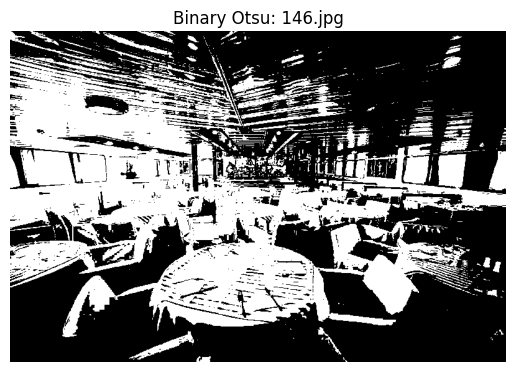

Here is the Python script that generated this plot:
import cv2
import numpy as np
import matplotlib.pyplot as plt
from google.colab.patches import cv2_imshow

def convert_to_grayscale(image):
    return cv2.cvtColor(image, cv2.COLOR_BGR2GRAY)

# Функція для бінаризації методом Отсу
def otsu_binarization(image):
    _, binary_mask = cv2.threshold(image, 0, 255, cv2.THRESH_BINARY + cv2.THRESH_OTSU)
    return binary_mask

# Реалізація методу Ніблека
def niblack_binarization(image, window_size, k):
    mean = cv2.blur(image.astype(np.float32), (window_size, window_size))
    stddev = cv2.blur((image.astype(np.float32) - mean) ** 2, (window_size, window_size)) ** 0.5
    threshold = mean + k * stddev
    binary_mask = (image > threshold).astype(np.uint8) * 255
    return binary_mask

# Реалізація методу Саувола
def sauvola_binarization(image, window_size, k, R=128):
    mean = cv2.blur(image.astype(np.float32), (window_size, window_size))
    stddev = cv2.blur((image.astype(np.float32) - mean) ** 2, (window_size, window_size)) ** 0.5
    threshold = mean * (1 + k * (stddev / R - 1))
    binary_mask = (image > threshold).astype(np.uint8) * 255
    return binary_mask

# Реалізація методу Крістіана
def christian_binarization(image, window_size, k):
    mean = cv2.blur(image.astype(np.float32), (window_size, window_size))
    stddev = cv2.blur((image.astype(np.float32) - mean) ** 2, (window_size, window_size)) ** 0.5
    threshold = mean - k * stddev
    binary_mask = (image > threshold).astype(np.uint8) * 255
    return binary_mask

def cut_object(original_image, mask):
    return cv2.bitwise_and(original_image, original_image, mask=mask)

image_names = ["146.jpg", "istockphoto-1069656514-612x612.jpg", "OIP (2).jpg", "OIP (3).jpg"]

window_size = 15
k_niblack = -0.2
k_sauvola = 0.5
k_christian = 0.3

for image_name in image_names:

    input_image = cv2.imread(image_name)
    if input_image is None:
        print(f"Зображення '{image_name}' не знайдено. Пропускаємо.")
        continue

    # Перетворення в ч/б
    grayscale_image = convert_to_grayscale(input_image)

    plt.imshow(grayscale_image, cmap='gray')
    plt.title(f"Grayscale: {image_name}")
    plt.axis('off')
    plt.show()

    binary_otsu = otsu_binarization(grayscale_image)
    binary_niblack = niblack_binarization(grayscale_image, window_size, k_niblack)
    binary_sauvola = sauvola_binarization(grayscale_image, window_size, k_sauvola)
    binary_christian = christian_binarization(grayscale_image, window_size, k_christian)

    cv2.imwrite(f"Binary_Otsu_{image_name}", binary_otsu)
    cv2.imwrite(f"Binary_Niblack_{image_name}", binary_niblack)
    cv2.imwrite(f"Binary_Sauvola_{image_name}", binary_sauvola)
    cv2.imwrite(f"Binary_Christian_{image_name}", binary_christian)

  
    plt.imshow(binary_otsu, cmap='gray')
    plt.title(f"Binary Otsu: {image_name}")
    plt.axis('off')
    plt.show()

    plt.imshow(binary_niblack, cmap='gray')
    plt.title(f"Binary Niblack: {image_name}")
    plt.axis('off')
    plt.show()

    plt.imshow(binary_sauvola, cmap='gray')
    plt.title(f"Binary Sauvola: {image_name}")
    plt.axis('off')
    plt.show()

    plt.imshow(binary_christian, cmap='gray')
    plt.title(f"Binary Christian: {image_name}")
    plt.axis('off')
    plt.show()


# test_image = np.array([[0,255,0,0,255,0],
#                        [255,255,255,0,255,0],
#                        [0,255,0,0,255,255],
#                        [0,255,255,0,255,255],
#                        [255,0,255,0,0,255],
#                        [0,0,0,0,255,0]])
# test_image = np.zeros((101,101))
# test_image[0, 0] = 255
# test_image[0, 100] = 255
# test_image[100, 100] = 255
# test_image[100, 0] = 255
# test_kernel = np.array([[0,1,0],
#                         [0,0,0],
#                         [0,0,0]])

# Создаем массив 21x21, заполненный нулями

# move_20down_and_10right = np.zeros((41, 41))
# move_20down_and_10right[0, 9] = 1
# print(move_20down_and_10right)
#
# # test_image_shift = shift_20_bottom(shift_10_right(test_image))
# test_image_shift = filter(test_image, move_20down_and_10right)
# cv2.imwrite(f'Images_output/test_image.jpg', test_image)
# cv2.imwrite(f'Images_output/test_image_shift.jpg', test_image_shift)
